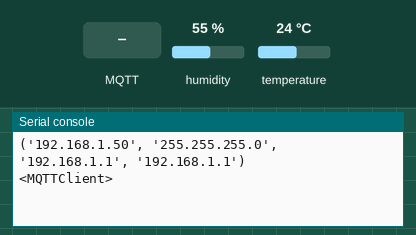
This program was run on a simulated MicroPython board. On the bench: the last lines printed to the serial console. The inputs (shaded band) are chosen by the test bench; at power-on: humidity 55 %, temperature 24 °C. WiFi joins after 1.5 s; no MQTT or app messages arrive unless stated.

Above: at 3.3 s.
3.4 s: MQTT message "0.0.0.0" arrives on the first subscribed topic
At 4.2 s:
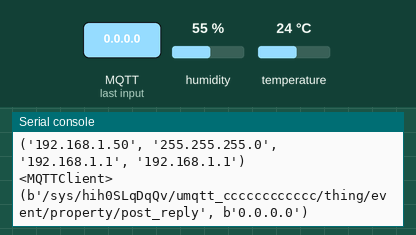
8.6 s: MQTT message "on" arrives on the first subscribed topic
At 9.4 s:
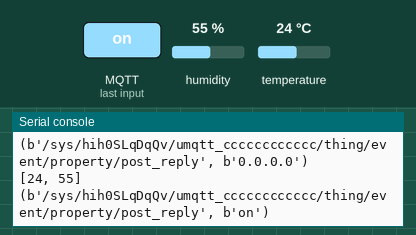
10.1 s: MQTT message "off" arrives on the first subscribed topic
At 10.5 s:
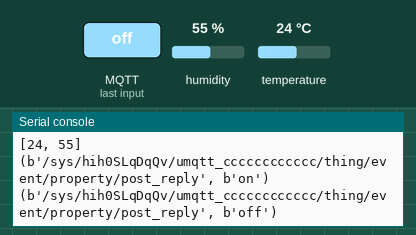
11.6 s: humidity set to 22 %
At 13.6 s:
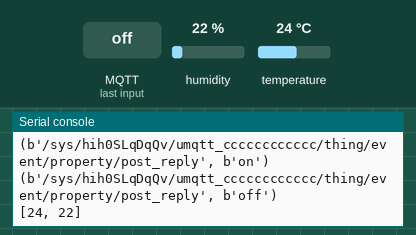

The program:

my_wlan.py
```python
from umqtt.simple import MQTTClient
from machine import Pin
import network
import time
import machine
import dht
from machine import Timer

SSID="nova 7 5G"
PASSWORD="1234567890.."

SERVER ='iot-06z00cvdueerv4n.mqtt.iothub.aliyuncs.com'

CLIENT_ID = "hih0SLqDqQv.umqtt_cccccccccccc|securemode=2,signmethod=hmacsha256,timestamp=1658824219747|"   #设备ID
username="umqtt_cccccccccccc&hih0SLqDqQv"
password="059f116ced3b07530f910bbfb09756a054106d26219d5acb2946a4a7e8b9e264"

publish_TOPIC = '/sys/hih0SLqDqQv/umqtt_cccccccccccc/thing/event/property/post'
subscribe_TOPIC ='/sys/hih0SLqDqQv/umqtt_cccccccccccc/thing/event/property/post_reply'

client=None
mydht=None
def sub_cb(topic, msg):
    print((topic, msg))

def ConnectWifi(ssid,passwd):
    global wlan
    wlan=network.WLAN(network.STA_IF)         #create a wlan object
    wlan.active(True)                         #Activate the network interface
    wlan.disconnect()                         #Disconnect the last connected WiFi
    wlan.connect(ssid,passwd)                 #connect wifi
    while(wlan.ifconfig()[0]=='0.0.0.0'):
        time.sleep(1)
    print(wlan.ifconfig())

def apptimerevent(mytimer):
    try:
        sensordata=ReadTemHum()
        mymessage='{"params":{"CurrentTemperature":%d,"CurrentHumidity":%d},"method":"thing.event.property.post"}'%(sensordata[0],sensordata[1])
        client.publish(topic=publish_TOPIC,msg= mymessage, retain=False, qos=0)
    except Exception as ex_results2:
        print('exception',ex_results2)
        mytimer.deinit()
#     finally:
#         machine.reset()

def ReadTemHum():
    mydht.measure()
    tem=mydht.temperature()
    hum=mydht.humidity()
    data=[tem,hum]
    print(data)

    return data

if __name__=='__main__':
#     try:
    mydht=dht.DHT11(machine.Pin(4))
    ConnectWifi(SSID,PASSWORD)
    client = MQTTClient(CLIENT_ID, SERVER,0,username,password,60)     #create a mqtt client
    print(client)
    client.set_callback(sub_cb)                         #set callback
    client.connect()                                    #connect mqtt
    client.subscribe(subscribe_TOPIC)                   #client subscribes to a topic
    mytimer=Timer(0)
    mytimer.init(mode=Timer.PERIODIC, period=5000,callback=apptimerevent)
    while True:
        client.wait_msg()                            #wait message

#     except Exception  as ex_results:
#         print('exception1',ex_results)
#     finally:
#         if(client is not None):
#             client.disconnect()
#         wlan.disconnect()
#         wlan.active(False)
#
```

Measured:
- after the input at 3.4 s, the serial console: prints a new line at once (image 1)
- after the input at 8.6 s, the serial console: prints a new line at once (image 2)
- after the input at 10.1 s, the serial console: prints a new line at once (image 3)
- after the input at 11.6 s, the serial console: prints a new line after 0.58 s (image 4)
